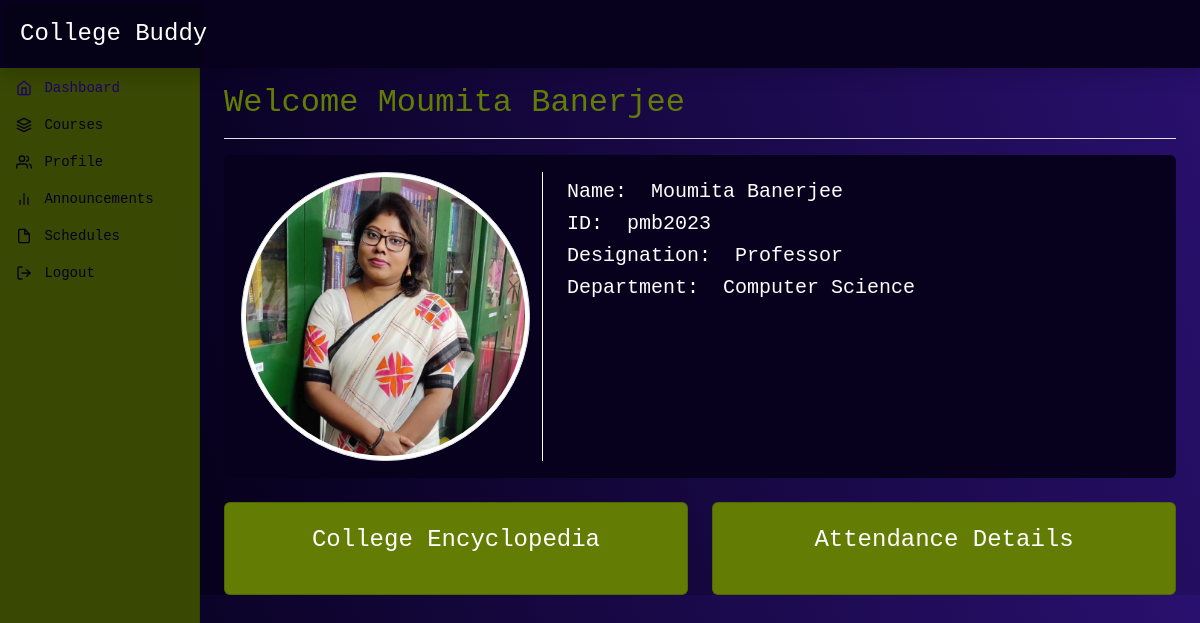
/ (signed in), run on the app's committed database.
### dashboard/models.py (models this page shows, shortened)
class Professor(models.Model):
    professor_id = models.OneToOneField(User, on_delete=models.CASCADE, related_name='professor_profile')
    name = models.CharField(max_length=20, default='Anonymous')
    designation = models.CharField(max_length=30, default='Professor')
    phone_no = models.CharField(max_length=20)
    profile_pic = models.ImageField(upload_to='professor_profile_pics/', blank=True, null=True)
    highest_qualification = models.CharField(max_length=50)
    department = models.ForeignKey('Department', on_delete=models.SET_NULL, blank=True, null=True, related_name='professors')
    courses_taught = models.ManyToManyField('Course', related_name='instructors')

class Department(models.Model):
    name = models.CharField(max_length=50)
    def __str__(self):
        return self.name

### dashboard/views.py (the view)
# urls.py: path('', include('dashboard.urls')),
@login_required(login_url="login")
def dashboard(request):
    is_admin=False
    is_prof=False
    is_student=False
    attendance=""
    name=""
    profile=""
    if request.user.is_authenticated and request.user.groups.filter(name='Student').exists():
        is_student=True
        profile = Student.objects.get(roll_no=request.user)
        name=profile.name
        at=Attendance.objects.filter(student=profile).aggregate(Sum('weightage'))
        tat=Attendance.objects.filter(student=profile).aggregate(Sum('total_weightage'))
        attendance=(at['weightage__sum']/tat['total_weightage__sum'])*100
    elif request.user.is_authenticated and request.user.groups.filter(name='Professor').exists():
        is_prof=True
        profile = Professor.objects.get(professor_id=request.user)
        name= profile.name
    else:
       is_admin=True
       name='Admin'
    context={
            'profile':profile,
            'name':name,
            'isadmin':is_admin,
            'is_student':is_student,
            'is_prof': is_prof,
            'attendance': attendance
             }
    return render(request,'dashboard.html',context)

### templates/dashboard.html (shortened to what this page needs)
{% extends 'base.html' %}
{%load static %}
{% block dashboard %}active{% endblock dashboard  %}
{% block header%}Welcome {{name}}{% endblock header %}
{% block body %}
{%if is_prof%}
<div class="row pb-4">
    <div class="col">
      <div class="card bg-theme text-white">
        <div class="card-body">
          <div class="row">
            <div class="col-md-4 float-left" style="border-right:1px solid white;">
              <img src="{{ profile.profile_pic.url }}" width="300" class="img-thumbnail rounded-circle" alt="{{ profile.profile_pic.url }}">
            </div>
            <div class="col-md-6 float-left pt-2" >
              <h5>&nbspName:&nbsp&nbsp{{profile.name}}</h5>
              <h5>&nbspID:&nbsp&nbsp{{profile.professor_id}}</h5>
              <h5>&nbspDesignation:&nbsp&nbsp{{profile.designation}}</h5>
              <h5>&nbspDepartment:&nbsp&nbsp{{profile.department}}</h5>
            </div>
          </div>
        </div>
      </div>
    </div>
</div>
<div class="row">
    <div class="col-md-6 stretch-card grid-margin">
      <div class="card btn-light card-img-holder text-white">
      <button class="btn btn-send" onclick="location.href='{% url 'encyclopedia' %}';">
        <div class="card-body">
          <h4 class="font-weight-normal mb-3">College Encyclopedia</h4>
        </div>
      </button>
      </div>
    </div>
    <div class="col-md-6 stretch-card grid-margin">
      <div class="card btn-light card-img-holder text-white">
        <button class="btn btn-send" onclick="location.href='{% url 'attendancedetails' %}';">
          <div class="card-body">
            <h4 class="font-weight-normal mb-3">Attendance Details </h4>
          </div>
        </button>
      </div>
    </div>
  </div>
{% endif %}
{% endblock body %}

### static/dashboard.css (style rules this page uses)
body { font-size: .875rem; background-image: linear-gradient(72deg, #07011d 17%, #29106e 100%); color: #627C04; font-family: monospace; }
.bg-theme { background-color: #07011D; }
.btn-send { background-color:#627C04; font-family: monospace; color:white; }
.btn-light { background-color: #627C04; }

### data on the page
Professor: name "Moumita Banerjee", profile_pic (picture), professor_id "pmb2023", designation "Professor", department "Computer Science"
